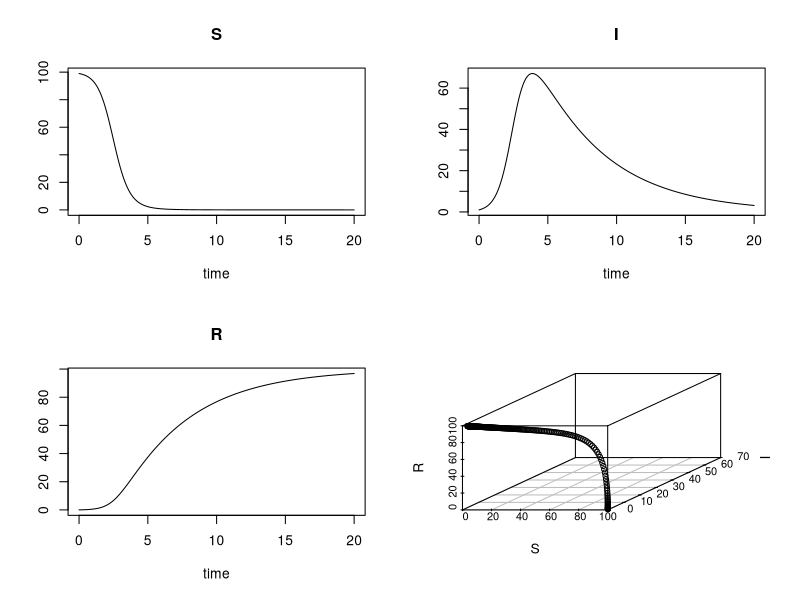
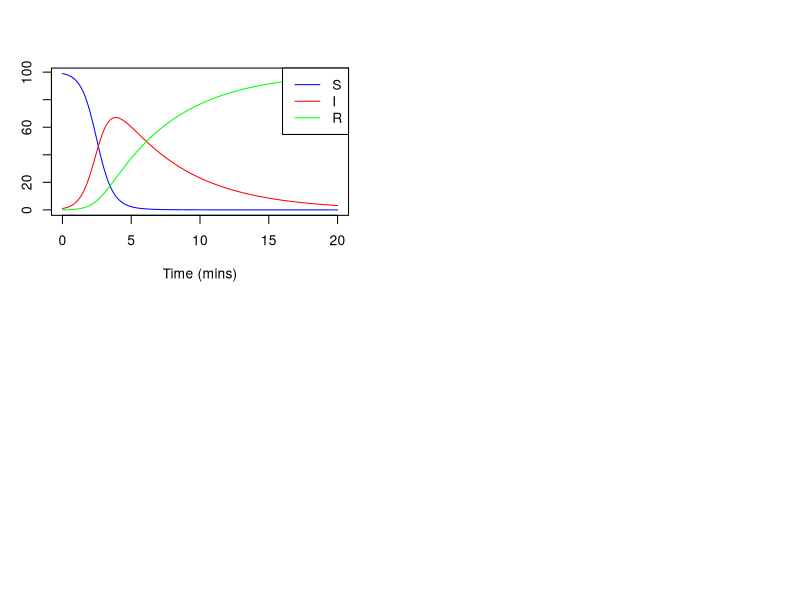

The R script that drew these images, in order:
# An infectious disease model consists of the following variables:
# S(t) = number of susceptible individuals at time t
# I(t) = number of infectious individuals at time t
# R(t) = number of individuals died at time t
# with N(t) = S(t) + I(t) + R(t) = total number of individuals = constant
# This model (called ’SIR model) is represented by a set of ordinary differential equations,
# dS/dt = (-b*S*I)/N
# dI/dt = (b*S*I)/N - (c*I)
# dR/dt = c*I
# Solve the above equation in R for b= 2, c=0.2 with the initial conditions :
# S(0) = 99, I(0) = 1 and R(0) = 0
# with the condition that
# Plot the three variables S, I and R as a function of time on the same graph. Interpret the
#results.
library(deSolve)
library(scatterplot3d)
SIR_model<-function(t,y,params)
{
  #change symbols
  b=params[1]
  c=params[2]
  S = y[1]
  I = y[2]
  R = y[3]
  N = (S+I+R)
  dS = (-b*S*I)/N
  dI = (b*S*I)/N - (c*I)
  dR = c*I
  list(c(dS,dI,dR))
  #In R, anything that is written lastly is automatically returned in the function
}
initial=c(S=99,I=1,R=0)
parameters=c(2,0.2)
time=seq(0,20,0.1)
out<-ode(times=time,y=initial,func=SIR_model,parms=parameters)
plot(out)
scatterplot3d(out[,-1])
df=as.data.frame(out)
plot(df$time,df$S,type="l",col="blue",xlab="Time (mins)",ylab="")
lines(df$time,df$I,col="red")
lines(df$time,df$R,col="green")
legend(x="topright",legend=c("S","I","R"),col=c("blue","red","green"),lty=1,xpd=TRUE)
